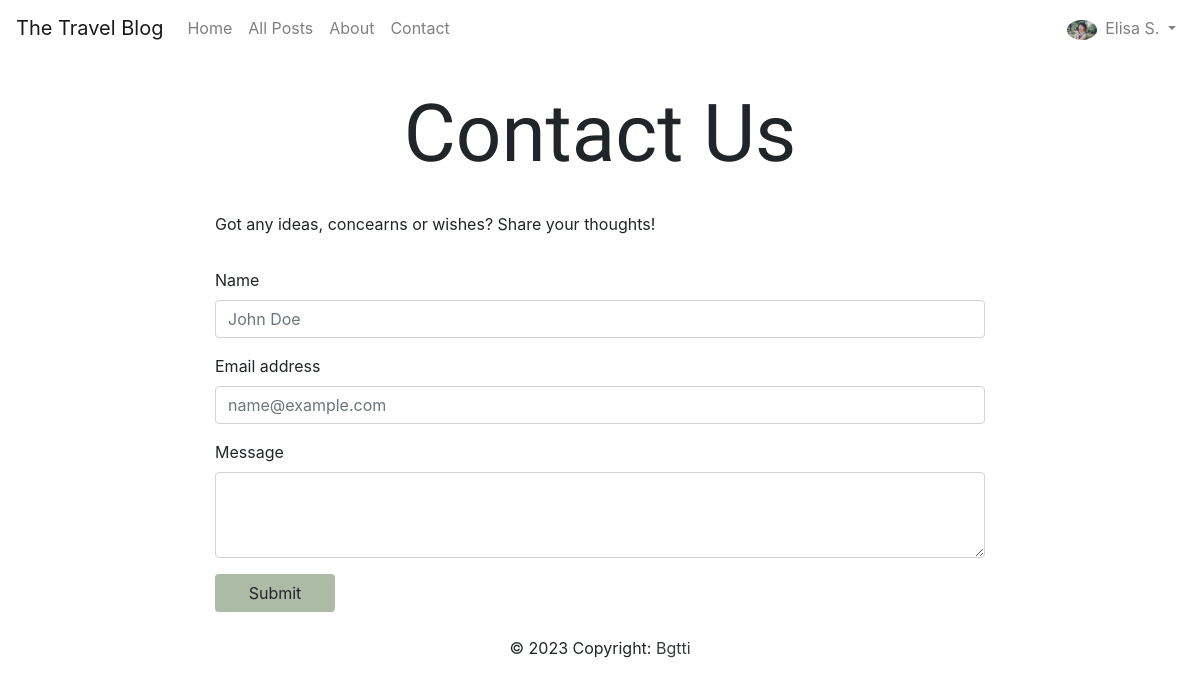
The page /contact/ (signed in) on the database its author committed.
### app/models/user.py (models this page shows, shortened)
class Blog_User(UserMixin, db.Model):
    __tablename__ = "blog_user"
    id = db.Column(db.Integer, primary_key=True)
    name = db.Column(db.String(200), nullable=False, unique=True)
    email = db.Column(db.String(200), nullable=False, unique=True)
    password = db.Column(db.String(200), nullable=False)
    date_created = db.Column(db.DateTime, default=datetime.utcnow)
    about = db.Column(db.String(385), default="")
    picture = db.Column(
        db.String(), default="Picture_default.jpg")
    type = db.Column(db.String(100), nullable=False, default="user")
    blocked = db.Column(db.String(5), default="FALSE")
    admin_notes = db.Column(db.Text)
    posts = db.relationship('Blog_Posts', backref='author')
    comments = db.relationship('Blog_Comments', backref='user')
    replies = db.relationship('Blog_Replies', backref='user')
    likes = db.relationship('Blog_Likes', backref='user')
    bookmarks = db.relationship('Blog_Bookmarks', backref='user')

### app/website/routes.py (the view, shortened to what this page needs)
@website.route("/contact/", methods=['POST', 'GET'])
def contact():
    return render_template('website/contact.html', msg_sent=False, logged_in=current_user.is_authenticated)

### app/account/routes.py (called while the page is built)
@login_manager.user_loader
def load_user(user_id):
    return Blog_User.query.get(int(user_id))

### app/templates/website/contact.html (shortened to what this page needs)
{% extends "base.html" %}
{% block content %}
<h1 class="ALL-special-font ALL-h1 text-center">Contact Us</h1>
<section class="mb-3 container-fluid">
    <div class="row justify-content-center">
        <p class="col-lg-8 col-md-10 text-justify">Got any ideas, concearns or wishes? Share your thoughts!</p>
    </div>
</section>
<section class="mb-3 container-fluid">
    <div class="row justify-content-center">
        <form class="col-lg-8 col-md-10" action="/contact" method="POST">
            <div class="form-group">
                <label for="contact_name">Name</label>
                <input type="text" class="form-control" id="contact_name" name="contact_name" placeholder="John Doe" maxlength="200" required>
            </div>
            <div class="form-group">
                <label for="contact_email">Email address</label>
                <input type="email" class="form-control" id="contact_email" name="contact_email" placeholder="name@example.com" maxlength="100" required>
            </div>
            <div class="form-group">
                <label for="contact_message">Message</label>
                <textarea class="form-control" id="contact_message" name="contact_message" rows="3" maxlength="700"></textarea>
            </div>
            <button type="submit" class="btn ALL-green-btn mb-2">Submit</button>
        </form>
    </div>
</section>
{% endblock %}

### app/templates/base.html (shortened to what this page needs)
<!doctype html>
<html lang="en">
<head>
    <link rel="stylesheet" href="https://cdn.jsdelivr.net/npm/bootstrap@4.5.3/dist/css/bootstrap.min.css"
>
    <link rel="stylesheet" href="/../static/CSS/styles.css">
</head>
<body>
    <nav class="navbar navbar-expand-lg navbar-light HOME-nav">
        <a class="navbar-brand" href="#">The Travel Blog</a>
        <div class="collapse navbar-collapse" id="navbarSupportedContent">
            <ul class="navbar-nav mr-auto">
                <li class="nav-item">
                    <a class="nav-link" href="/">Home <span class="sr-only">(current)</span></a>
                </li>
                <li class="nav-item">
                    <a class="nav-link" href="{{ url_for('website.all', index=0) }}">All Posts</a>
                </li>
                <li class="nav-item">
                    <a class="nav-link" href="/about">About</a>
                </li>
                <li class="nav-item">
                    <a class="nav-link" href="/contact">Contact</a>
                </li>
            </ul>
            <ul class="navbar-nav my-2 my-lg-0">
                {% if logged_in: %}
                <li class="nav-item dropdown">
                    <a class="nav-link dropdown-toggle" href="#" id="navbarDropdown" role="button" data-toggle="dropdown"
                        aria-haspopup="true" aria-expanded="false">
                        <img src="{{ url_for('static', filename='Pictures_Users/'+current_user.picture) }}" class="rounded-circle mr-1" height="20"
                            alt="User" loading="lazy" />
                        {{ current_user.name }}
                    </a>
                </li>
                {% endif %}
            </ul>
        </div>
    </nav>
{% block content %}
{% endblock %}
<footer class=" text-center text-lg-start HOME-footer">
    <p class="text-center">
        © 2023 Copyright:
        <a class="text-dark" href="https://github.com/bgtti">Bgtti</a>
    </p>
</footer>
</body>
</html>

### app/static/CSS/styles.css (style rules this page uses)
html, body { overflow-x: hidden; }
.HOME-special-font, .ALL-special-font { font-family: 'La Belle Aurore', cursive; }
.ALL-h1 { margin: 30px; font-size: 3em; }
@media screen and (min-width: 600px) { .ALL-h1 { font-size: 5em; } }
.ALL-green-btn { width: 120px; background-color: #728c6996; }

### rows shown on the page
Blog_User: picture (picture), name "Elisa S."
